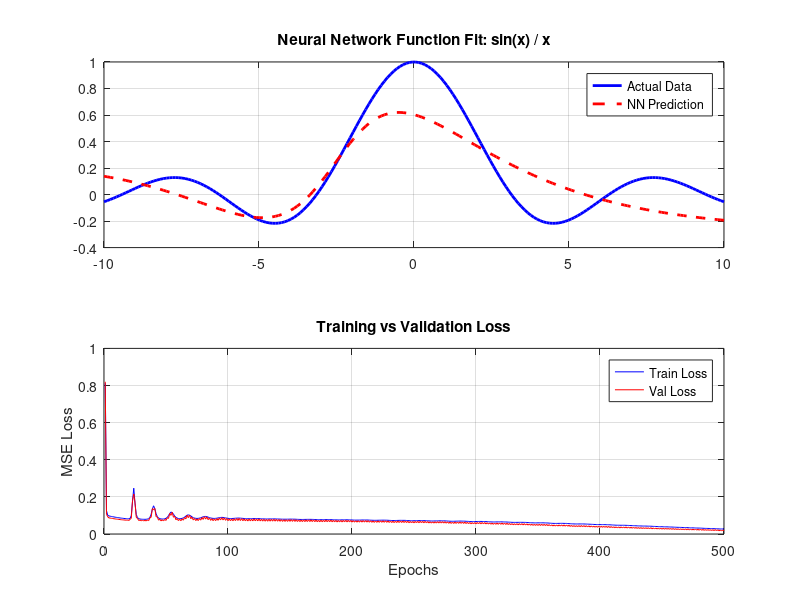

Reproduce this figure in MATLAB.
% 66_deep_learning_sinc.m
% UniLab Deep Learning: Function Approximation for sin(x)/x

clear all;
close all;
clc;

disp('🧠 UniLab Deep Learning: Sinc Function Approximation');
disp('==================================================');

%% 1. Function Approximation with Neural Network
disp('--- 1. Fitting f(x) = sin(x) / x ---');

% Data Generation
X = linspace(-10, 10, 200)';
% Use a small epsilon to avoid division by zero at x = 0
epsilon = 1e-10;
y = sin(X + epsilon) ./ (X + epsilon);

% Normalization for Sigmoid activation
X_min = min(X); X_max = max(X);
X_norm = (X - X_min) / (X_max - X_min);
y_min = min(y); y_max = max(y);
y_norm = (y - y_min) / (y_max - y_min);

% Train/Validation Split (80/20)
indices = randperm(200);
train_idx = indices(1:160);
val_idx = indices(161:200);

X_train = reshape(X_norm(train_idx), 160, 1); 
y_train = reshape(y_norm(train_idx), 160, 1);
X_val = reshape(X_norm(val_idx), 40, 1); 
y_val = reshape(y_norm(val_idx), 40, 1);

% Manual Neural Network (1 -> 64 -> 64 -> 1)
% Xavier Initialization
W1 = randn(1, 64) * sqrt(1/1); b1 = zeros(1, 64);
W2 = randn(64, 64) * sqrt(1/64); b2 = zeros(1, 64);
W3 = randn(64, 1) * sqrt(1/64); b3 = zeros(1, 1);

% RMSprop parameters
lr = 0.002;
beta = 0.9;
eps_opt = 1e-8;
mW1 = zeros(size(W1)); mb1 = zeros(size(b1));
mW2 = zeros(size(W2)); mb2 = zeros(size(b2));
mW3 = zeros(size(W3)); mb3 = zeros(size(b3));

epochs = 500;
train_loss_hist = zeros(epochs, 1);
val_loss_hist = zeros(epochs, 1);

for epoch = 1:epochs
    % Forward Pass (Train)
    z1 = X_train * W1 + b1;
    a1 = tanh(z1); 
    z2 = a1 * W2 + b2;
    a2 = tanh(z2);
    z3 = a2 * W3 + b3;
    a3 = z3; % Linear output for regression
    
    % Loss (MSE)
    err = a3 - y_train;
    train_loss = mean(err.^2);
    train_loss_hist(epoch) = train_loss;
    
    % Forward Pass (Validation)
    vz1 = X_val * W1 + b1; va1 = tanh(vz1);
    vz2 = va1 * W2 + b2; va2 = tanh(vz2);
    vz3 = va2 * W3 + b3; va3 = vz3;
    val_loss = mean((va3 - y_val).^2);
    val_loss_hist(epoch) = val_loss;
    
    % Backward Pass
    d_z3 = 2 * err / length(X_train);
    d_W3 = a2' * d_z3;
    d_b3 = sum(d_z3, 1);
    
    d_a2 = d_z3 * W3';
    d_z2 = d_a2 .* (1 - a2.^2);
    d_W2 = a1' * d_z2;
    d_b2 = sum(d_z2, 1);
    
    d_a1 = d_z2 * W2';
    d_z1 = d_a1 .* (1 - a1.^2);
    d_W1 = X_train' * d_z1;
    d_b1 = sum(d_z1, 1);
    
    % Update (RMSprop)
    mW3 = beta * mW3 + (1-beta) * d_W3.^2;
    mb3 = beta * mb3 + (1-beta) * d_b3.^2;
    W3 = W3 - lr * d_W3 ./ (sqrt(mW3) + eps_opt);
    b3 = b3 - lr * d_b3 ./ (sqrt(mb3) + eps_opt);
    
    mW2 = beta * mW2 + (1-beta) * d_W2.^2;
    mb2 = beta * mb2 + (1-beta) * d_b2.^2;
    W2 = W2 - lr * d_W2 ./ (sqrt(mW2) + eps_opt);
    b2 = b2 - lr * d_b2 ./ (sqrt(mb2) + eps_opt);
    
    mW1 = beta * mW1 + (1-beta) * d_W1.^2;
    mb1 = beta * mb1 + (1-beta) * d_b1.^2;
    W1 = W1 - lr * d_W1 ./ (sqrt(mW1) + eps_opt);
    b1 = b1 - lr * d_b1 ./ (sqrt(mb1) + eps_opt);
    
    if mod(epoch, 100) == 0
        disp(['Epoch ', num2str(epoch), ': Train Loss = ', num2str(train_loss), ', Val Loss = ', num2str(val_loss)]);
    end
end

% Final Prediction
z1_f = X_norm * W1 + b1; a1_f = tanh(z1_f);
z2_f = a1_f * W2 + b2; a2_f = tanh(z2_f);
y_pred_norm = a2_f * W3 + b3;
y_pred = y_pred_norm * (y_max - y_min) + y_min;

% Plotting Results
disp(' ');
disp('--- 2. Visualization ---');
figure;
subplot(2, 1, 1);
plot(X, y, 'b', 'LineWidth', 2); hold on;
plot(X, y_pred, 'r--', 'LineWidth', 2);
title('Neural Network Function Fit: sin(x) / x');
legend('Actual Data', 'NN Prediction');
grid on;

subplot(2, 1, 2);
plot(1:epochs, train_loss_hist, 'b'); hold on;
plot(1:epochs, val_loss_hist, 'r');
title('Training vs Validation Loss');
xlabel('Epochs'); ylabel('MSE Loss');
legend('Train Loss', 'Val Loss');
grid on;

disp('Deep Learning Sinc Session Complete.');
